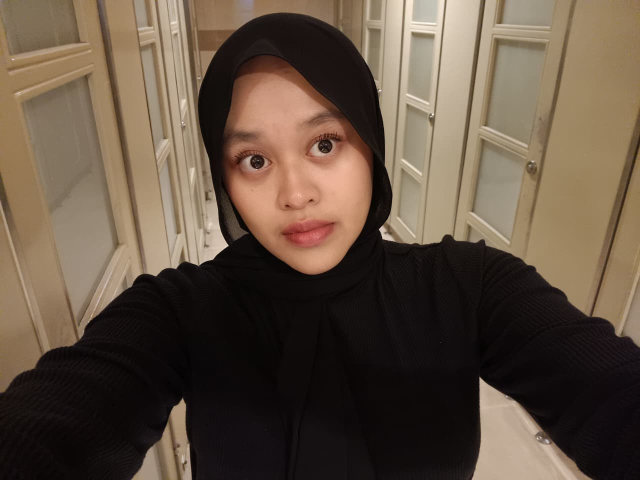
#> input picture Photo_Zahra Zahidah Putri R.jpg, 1280 x 960 px, found by its file name (shown at 1/2 size)
$ jupyter execute Watermark.ipynb   (shell and % lines are left out)
#> lines starting #> are read from the running program, lines starting #| are printed output that depends on the picture
<a href="https://colab.research.google.com/github/settuce-c/Watermarking/blob/main/Watermark.ipynb" target="_parent"></a>

Zahra Zahidah Putri Ruchwijaya

NIM: 18224058

Tugas Sistem Multimedia

Watermarking

[cell 1]
# Instalasi Library

print("Library siap!")

[cell 2]
# Import Library

import numpy as np
import matplotlib.pyplot as plt
import matplotlib.patches as mpatches
from PIL import Image
import io
import os

# Agar hasil random bisa direproduksi
np.random.seed(42)

print("Import berhasil!")
print(f"NumPy  : {np.__version__}")
print(f"Pillow : {Image.__version__}")

[cell 3]
import numpy as np
import matplotlib.pyplot as plt
import matplotlib.patches as mpatches
from PIL import Image
import io
import os

# Agar hasil random bisa direproduksi
np.random.seed(42)

print("✅ Import berhasil!")
print(f"NumPy  : {np.__version__}")
print(f"Pillow : {Image.__version__}")

# ============================================================
# FUNGSI DCT & IDCT MANUAL (tanpa library bawaan seperti scipy.fft)
# ============================================================

def dct2d_manual(block):
    """
    DCT-II 2D untuk blok 8x8 piksel.
    Menggunakan matriks transformasi DCT untuk efisiensi.

    Rumus: F = D @ block @ D.T
    Di mana D adalah matriks DCT 8x8.
    """
    N = 8
    # Buat matriks DCT (N x N)
    D = np.zeros((N, N))
    for u in range(N):
        for x in range(N):
            if u == 0:
                D[u, x] = np.sqrt(1.0 / N)
            else:
                D[u, x] = np.sqrt(2.0 / N) * np.cos((2 * x + 1) * u * np.pi / (2 * N))

    # Transformasi 2D: F = D @ block @ D.T
    return D @ block @ D.T


def idct2d_manual(block):
    """
    Inverse DCT-II 2D untuk blok 8x8.
    Menggunakan matriks yang sama (D^T @ F @ D karena D orthogonal).
    """
    N = 8
    D = np.zeros((N, N))
    for u in range(N):
        for x in range(N):
            if u == 0:
                D[u, x] = np.sqrt(1.0 / N)
            else:
                D[u, x] = np.sqrt(2.0 / N) * np.cos((2 * x + 1) * u * np.pi / (2 * N))

    # IDCT: block_asli = D.T @ F @ D
    return D.T @ block @ D


# [38 lines left out: functions apply_dct_to_image, apply_idct_to_image, not called in this run]


# === VERIFIKASI DCT ===
test_block = np.random.randint(0, 256, (8, 8), dtype=np.uint8)
dct_result = dct2d_manual(test_block - 128)
reconstructed = idct2d_manual(dct_result) + 128
error = np.max(np.abs(test_block - reconstructed))

print("🔬 Verifikasi DCT Manual:")
print(f"   Max rekonstruksi error: {error:.6f}")
print(f"   Status: {'✅ LULUS (error < 1e-9)' if error < 1e-9 else '❌ Ada masalah!'}")

[cell 4]
# ============================================================
# TABEL KUANTISASI JPEG STANDAR (JPEG Standard Annex K)
# ============================================================

# Tabel kuantisasi luminance (kanal Y/grayscale)
JPEG_QUANT_TABLE_LUMA = np.array([
    [16, 11, 10, 16, 24,  40,  51,  61],
    [12, 12, 14, 19, 26,  58,  60,  55],
    [14, 13, 16, 24, 40,  57,  69,  56],
    [14, 17, 22, 29, 51,  87,  80,  62],
    [18, 22, 37, 56, 68, 109, 103,  77],
    [24, 35, 55, 64, 81, 104, 113,  92],
    [49, 64, 78, 87,103, 121, 120, 101],
    [72, 92, 95, 98,112, 100, 103,  99]
], dtype=float)


def get_quant_table(quality_factor):
    """
    Hitung tabel kuantisasi berdasarkan Quality Factor (QF).
    Rumus standar JPEG:
      - QF < 50: scale = 5000 / QF
      - QF >= 50: scale = 200 - 2*QF
    Nilai hasil di-clip ke rentang [1, 255].
    """
    if quality_factor <= 0:
        quality_factor = 1
    if quality_factor >= 100:
        return np.ones((8, 8))

    if quality_factor < 50:
        scale = 5000.0 / quality_factor
    else:
        scale = 200.0 - 2.0 * quality_factor

    quant_table = np.floor((JPEG_QUANT_TABLE_LUMA * scale + 50) / 100)
    quant_table = np.clip(quant_table, 1, 255)
    return quant_table


def quantize_block(dct_block, quant_table):
    """Kuantisasi koefisien DCT: pembulatan hasil bagi dengan tabel kuantisasi."""
    return np.round(dct_block / quant_table)


def dequantize_block(quant_block, quant_table):
    """De-kuantisasi: kalikan kembali dengan tabel kuantisasi (pemulihan perkiraan)."""
    return quant_block * quant_table


def jpeg_compress_decompress(img_array, quality_factor):
    """
    Simulasi kompresi & dekompresi JPEG manual.
    Langkah:
      1. DCT pada setiap blok 8x8
      2. Kuantisasi dengan tabel QF
      3. De-kuantisasi (simulasi decode)
      4. IDCT → kembalikan ke domain spasial
    """
    quant_table = get_quant_table(quality_factor)

    h, w = img_array.shape
    pad_h = (8 - h % 8) % 8
    pad_w = (8 - w % 8) % 8
    padded = np.pad(img_array, ((0, pad_h), (0, pad_w)), mode='edge').astype(float)
    H, W = padded.shape

    result = np.zeros_like(padded)

    for i in range(0, H, 8):
        for j in range(0, W, 8):
            block = padded[i:i+8, j:j+8] - 128.0
            # DCT
            dct_block = dct2d_manual(block)
            # Kuantisasi
            q_block = quantize_block(dct_block, quant_table)
            # De-kuantisasi
            dq_block = dequantize_block(q_block, quant_table)
            # IDCT
            result[i:i+8, j:j+8] = idct2d_manual(dq_block) + 128.0

    return np.clip(result[:h, :w], 0, 255).astype(np.uint8)


# === VISUALISASI TABEL KUANTISASI ===
fig, axes = plt.subplots(1, 4, figsize=(16, 4))
qfs = [95, 75, 50, 10]
for ax, qf in zip(axes, qfs):
    qt = get_quant_table(qf)
    im = ax.imshow(qt, cmap='hot', aspect='auto')
    ax.set_title(f'QF = {qf}', fontsize=13, fontweight='bold')
    ax.set_xlabel('Frekuensi Horizontal')
    ax.set_ylabel('Frekuensi Vertikal')
    plt.colorbar(im, ax=ax)
    # Anotasi nilai
    for r in range(8):
        for c in range(8):
            ax.text(c, r, f'{int(qt[r,c])}', ha='center', va='center',
                    fontsize=6, color='cyan' if qt[r,c] > 50 else 'black')

plt.suptitle('Tabel Kuantisasi JPEG untuk Berbagai Quality Factor\n(nilai besar = lebih banyak detail hilang)',
             fontsize=12, y=1.02)
plt.tight_layout()
plt.savefig('quant_tables.png', dpi=100, bbox_inches='tight')
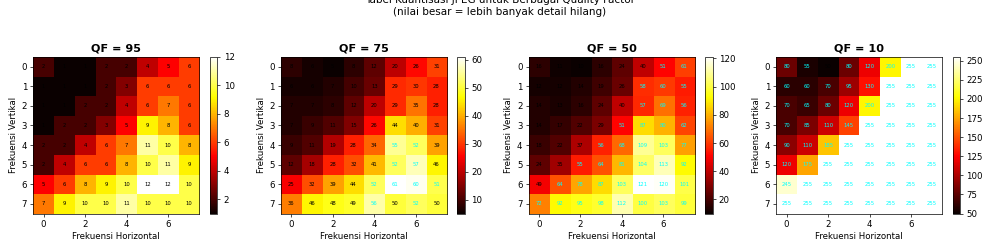
#> figure drawn by matplotlib, 8 panels
plt.show()
print("💡 Perhatikan: QF rendah = nilai kuantisasi besar = banyak koefisien DCT yang menjadi 0!")

[cell 5]
# ============================================================
# KONFIGURASI FOTO
# Ubah USE_CUSTOM_PHOTO = True dan isi PHOTO_PATH untuk pakai foto sendiri
# ============================================================
USE_CUSTOM_PHOTO = True
PHOTO_PATH = '/content/Photo_Zahra Zahidah Putri R.jpg'   # Ganti dengan path foto kamu

IMG_SIZE = 256  # Ukuran citra yang digunakan (kelipatan 8)


# [47 lines left out: function create_synthetic_photo, not called in this run]


# Load atau buat foto
if USE_CUSTOM_PHOTO and os.path.exists(PHOTO_PATH):
    pil_img = Image.open(PHOTO_PATH).convert('L')  # Konversi ke grayscale
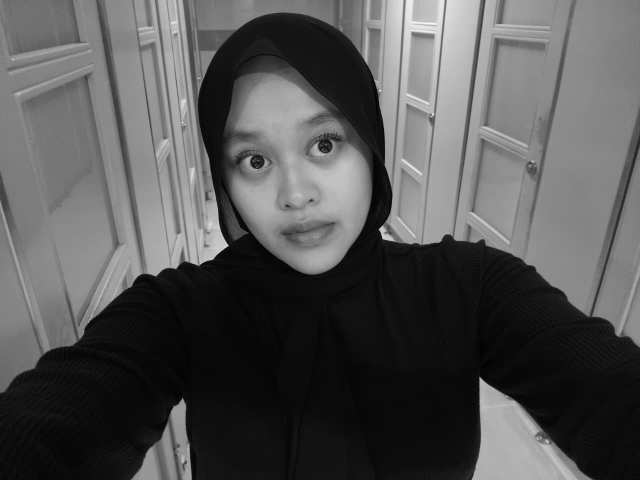
#> pil_img: PIL image 1280x960 L (shown at 1/2 size); min 0, max 253, mean 84.1
    pil_img = pil_img.resize((IMG_SIZE, IMG_SIZE))
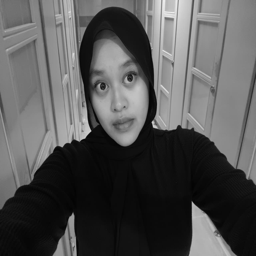
#> pil_img: PIL image 256x256 L; min 1, max 237, mean 84.1
    original_img = np.array(pil_img)
    print(f"✅ Foto '{PHOTO_PATH}' berhasil dimuat!")
else:
    original_img = create_synthetic_photo(IMG_SIZE)
    print("📸 Menggunakan foto sintetis (portrait sederhana).")
    print("💡 Untuk pakai foto sendiri: set USE_CUSTOM_PHOTO=True dan isi PHOTO_PATH")

# Tampilkan foto
plt.figure(figsize=(5, 5))
plt.imshow(original_img, cmap='gray', vmin=0, vmax=255)
plt.title(f'Foto Asli (Grayscale, {IMG_SIZE}×{IMG_SIZE} piksel)', fontsize=13)
plt.colorbar(label='Intensitas Piksel (0=hitam, 255=putih)')
plt.axis('off')
plt.tight_layout()
plt.savefig('foto_asli.png', dpi=100, bbox_inches='tight')
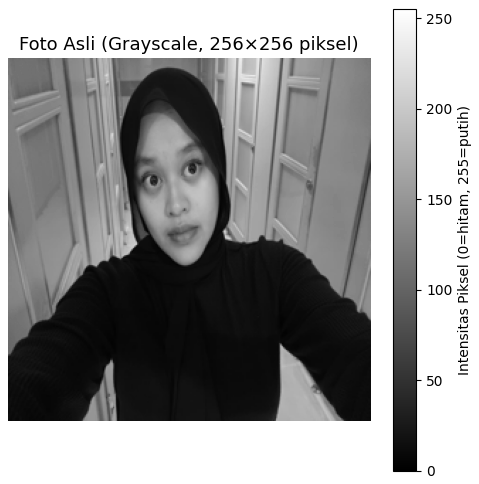
#> figure drawn by matplotlib, 2 panels
plt.show()
print(f"📐 Ukuran foto: {original_img.shape}, dtype: {original_img.dtype}")
#| 📐 Ukuran foto: (256, 256), dtype: uint8
print(f"📊 Nilai piksel: min={original_img.min()}, max={original_img.max()}, mean={original_img.mean():.1f}")
#| 📊 Nilai piksel: min=1, max=237, mean=84.1

[cell 6]
# ============================================================
# PEMBUATAN WATERMARK
# ============================================================

# Hitung jumlah blok 8x8 dalam citra
N_BLOCKS_H = IMG_SIZE // 8  # Jumlah blok arah vertikal
N_BLOCKS_W = IMG_SIZE // 8  # Jumlah blok arah horizontal
WM_SIZE = N_BLOCKS_H * N_BLOCKS_W  # Total blok = panjang watermark

print(f"📦 Jumlah blok 8×8: {N_BLOCKS_H} × {N_BLOCKS_W} = {WM_SIZE} blok")
print(f"→ Watermark berukuran: {WM_SIZE} bit/nilai")


# --- WATERMARK 1: BINARY ---
def create_binary_watermark(size):
    """
    Buat binary watermark berupa pola biner bermakna.
    Nilai: 0 atau 1, lalu dipetakan ke -1 dan +1 untuk disisipkan di DCT.
    """
#> called with size = 1024
    wm = np.zeros(size, dtype=int)
    # Buat pola checkboard di bagian tengah
    side = int(np.sqrt(size))
    wm_2d = np.zeros((side, side), dtype=int)
    # Inisial 'WM' dalam grid biner 32x32
    # 'W'
    for r in range(4, 20):
        wm_2d[r, 2] = 1
        wm_2d[r, 7] = 1
        wm_2d[r, 12] = 1
    for c in range(2, 13):
        wm_2d[19, c] = 1
    wm_2d[14, 4] = wm_2d[14, 5] = wm_2d[14, 9] = wm_2d[14, 10] = 1
    # 'M'
    for r in range(4, 20):
        wm_2d[r, 16] = 1
        wm_2d[r, 28] = 1
    for c in range(16, 29):
        wm_2d[4, c] = 1
    for r in range(4, 14):
        wm_2d[r, 22] = 1
    return wm_2d.flatten() * 2 - 1  # Konversi 0/1 → -1/+1


# --- WATERMARK 2: RANDOM ---
def create_random_watermark(size, seed=2024):
    """
    Buat random watermark dengan seed tertentu (kunci rahasia).
    Nilai: ±1 (distribusi seragam).
    Seed ini HARUS disimpan untuk bisa mengekstrak watermark nanti.
    """
    rng = np.random.default_rng(seed)
    wm = rng.choice([-1, 1], size=size)
    return wm


# Buat kedua watermark
SEED_RANDOM_WM = 2024  # Simpan ini sebagai 'kunci rahasia'!
binary_watermark = create_binary_watermark(WM_SIZE)
random_watermark = create_random_watermark(WM_SIZE, seed=SEED_RANDOM_WM)

print(f"\n🔐 Binary Watermark : {WM_SIZE} nilai, unik: {np.unique(binary_watermark)}")
print(f"🎲 Random Watermark : {WM_SIZE} nilai, unik: {np.unique(random_watermark)}")
print(f"   Distribusi random: {np.sum(random_watermark==1)} nilai +1, {np.sum(random_watermark==-1)} nilai -1")

# Tampilkan kedua watermark dalam bentuk 2D
fig, axes = plt.subplots(1, 2, figsize=(12, 5))

# Binary watermark
wm_bin_2d = binary_watermark.reshape(N_BLOCKS_H, N_BLOCKS_W)
axes[0].imshow(wm_bin_2d, cmap='RdBu', vmin=-1, vmax=1, aspect='auto')
axes[0].set_title('Binary Watermark\n(pola inisial "WM")', fontsize=12, fontweight='bold')
axes[0].set_xlabel('Kolom Blok')
axes[0].set_ylabel('Baris Blok')
red_patch = mpatches.Patch(color='darkred', label='+1')
blue_patch = mpatches.Patch(color='darkblue', label='-1')
axes[0].legend(handles=[red_patch, blue_patch], loc='upper right')

# Random watermark
wm_rand_2d = random_watermark.reshape(N_BLOCKS_H, N_BLOCKS_W)
axes[1].imshow(wm_rand_2d, cmap='RdBu', vmin=-1, vmax=1, aspect='auto')
axes[1].set_title(f'Random Watermark\n(seed={SEED_RANDOM_WM})', fontsize=12, fontweight='bold')
axes[1].set_xlabel('Kolom Blok')
axes[1].set_ylabel('Baris Blok')
axes[1].legend(handles=[red_patch, blue_patch], loc='upper right')

plt.suptitle('Visualisasi Kedua Watermark (Merah=+1, Biru=-1)', fontsize=13)
plt.tight_layout()
plt.savefig('watermarks.png', dpi=100, bbox_inches='tight')
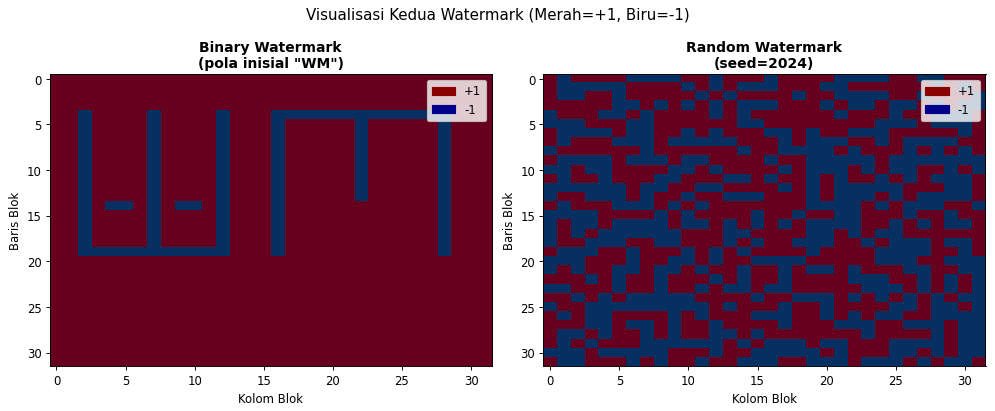
#> figure drawn by matplotlib, 2 panels
#> (the rest of the program and of its run is left out)
